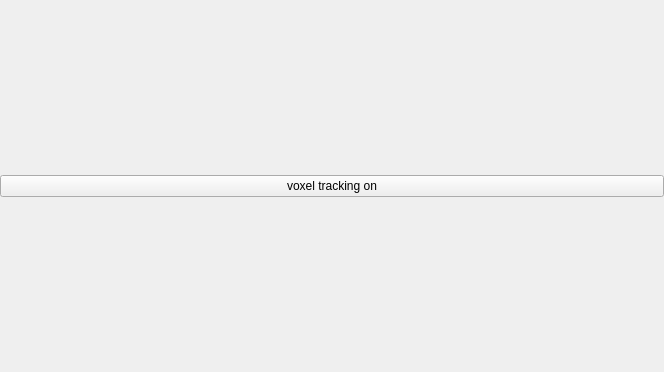
<?xml version="1.0" encoding="UTF-8"?>
<ui version="4.0">
 <class>qSlicerloadable_1FooBarWidget</class>
 <widget class="QWidget" name="qSlicerloadable_1FooBarWidget">
  <property name="geometry">
   <rect>
    <x>0</x>
    <y>0</y>
    <width>664</width>
    <height>372</height>
   </rect>
  </property>
  <property name="windowTitle">
   <string>Foo bar</string>
  </property>
  <layout class="QVBoxLayout" name="verticalLayout">
   <property name="leftMargin">
    <number>0</number>
   </property>
   <property name="topMargin">
    <number>0</number>
   </property>
   <property name="rightMargin">
    <number>0</number>
   </property>
   <property name="bottomMargin">
    <number>0</number>
   </property>
   <item>
    <widget class="ctkPushButton" name="PushButton">
     <property name="text">
      <string>voxel tracking on</string>
     </property>
    </widget>
   </item>
  </layout>
 </widget>
 <customwidgets>
  <customwidget>
   <class>ctkPushButton</class>
   <extends>QPushButton</extends>
   <header>ctkPushButton.h</header>
  </customwidget>
 </customwidgets>
 <resources/>
 <connections/>
</ui>
